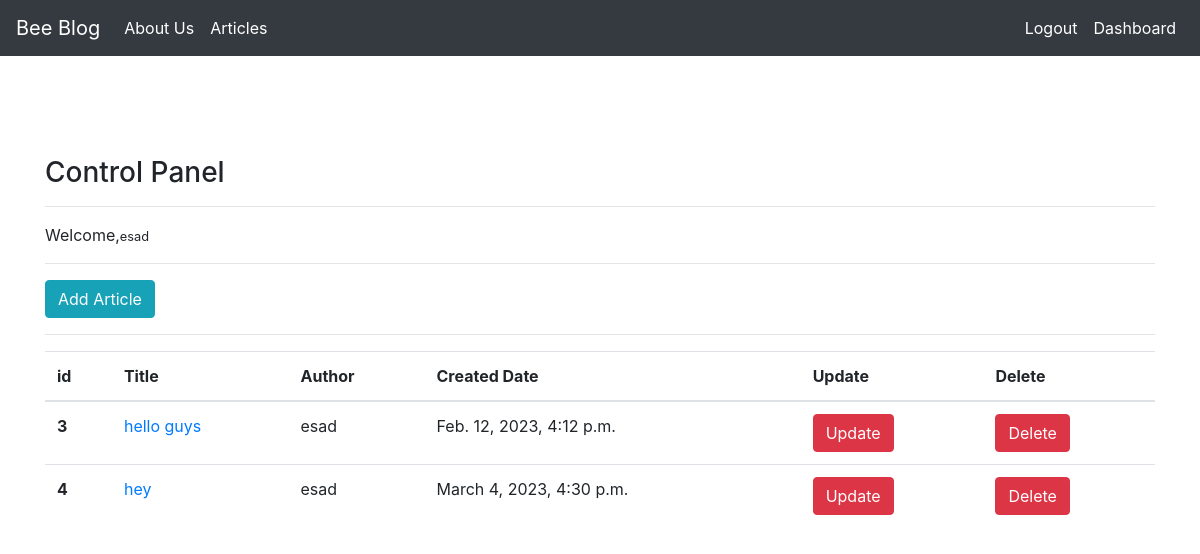
The page /articles/dashboard/ (signed in) on the database as committed earlier.
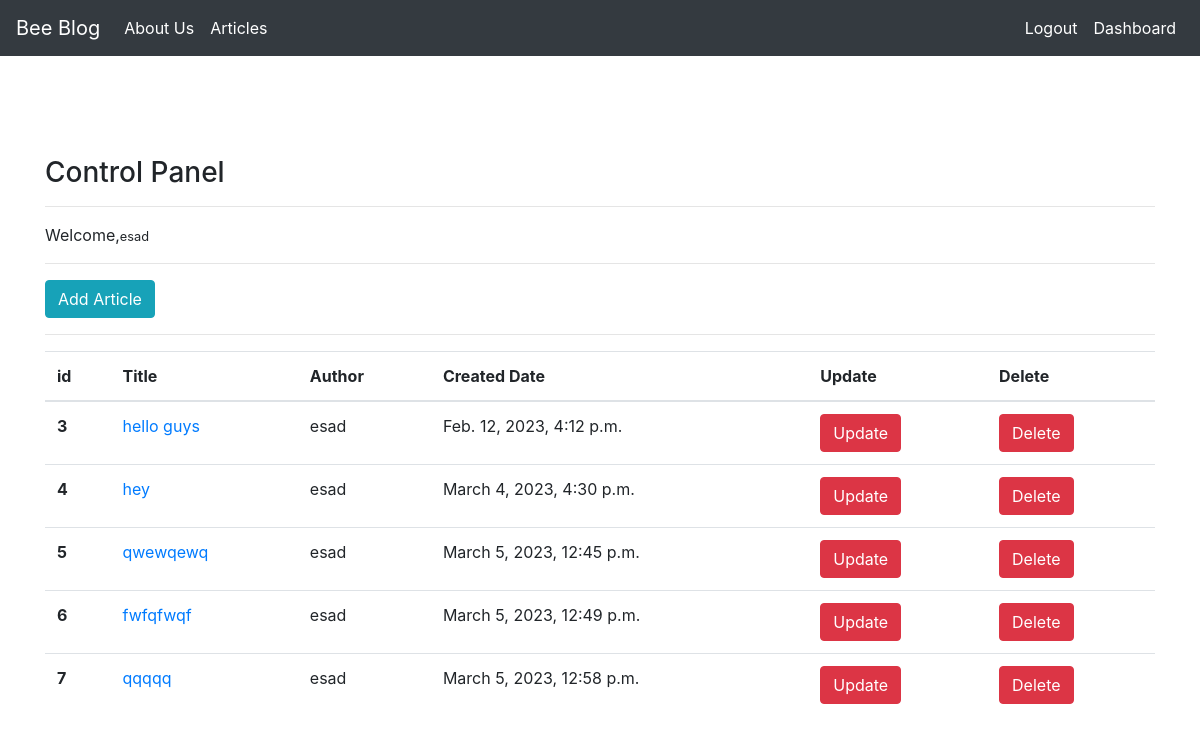
The same page on the database as committed later.
### article/models.py (models this page shows, shortened)
class Article(models.Model):
    author=models.ForeignKey("auth.User",on_delete=models.CASCADE)
    title=models.CharField(max_length=50)
    content=RichTextField()
    created_date=models.DateTimeField(auto_now_add=True)
    article_image=models.ImageField(blank=True,null=True,verbose_name="Add image to the article",upload_to='media/')

### article/views.py (the view)
# urls.py: path('dashboard/',views.dashboard,name="dashboard"),
def dashboard(request):
    articles=Article.objects.filter(author=request.user)
    context={
        "articles":articles
    }
    return render(request,"dashboard.html",context)

### templates/dashboard.html
{% extends "layout.html" %}
{% block body %}
<h3>Control Panel</h3>
<hr>
<p>
    Welcome,<small>{{request.user.username}}</small>
</p>
<hr>
<a class="btn btn-info" href="/articles/addarticle">Add Article</a>
<hr>
{%if articles%}
<table class="table">
    <thead>
      <tr>
        <th scope="col">id</th>
        <th scope="col">Title</th>
        <th scope="col">Author</th>
        <th scope="col">Created Date</th>
        <th scope="col">Update</th>
        <th scope="col">Delete</th>
      </tr>
    </thead>
    <tbody>
    {%for article in articles%}
      <tr>
        <th scope="row">{{article.id}}</th>
        <td> <a href="/articles/article/{{article.id}}">{{article.title}}</a></td>
        <td>{{article.author}}</td>
        <td>{{article.created_date}}</td>
        <td><a href="/articles/update/{{article.id}}" class="btn btn-danger">Update</a></td>
        <td><a href="/articles/delete/{{article.id}}" class="btn btn-danger">Delete</a></td>
      </tr>
    {%endfor%}
    </tbody>
  </table>
{%else%}
<div class="alert alert-danger">You dont have any articles yet.</div>
{%endif%}
{% endblock body %}

Rows that differ between the two databases and show on the page:
added Article: id "5", title "qwewqewq", author "esad", created_date "March 5, 2023, 12:45 p.m."
added Article: id "6", title "fwfqfwqf", author "esad", created_date "March 5, 2023, 12:49 p.m."
added Article: id "7", title "qqqqq", author "esad", created_date "March 5, 2023, 12:58 p.m."
